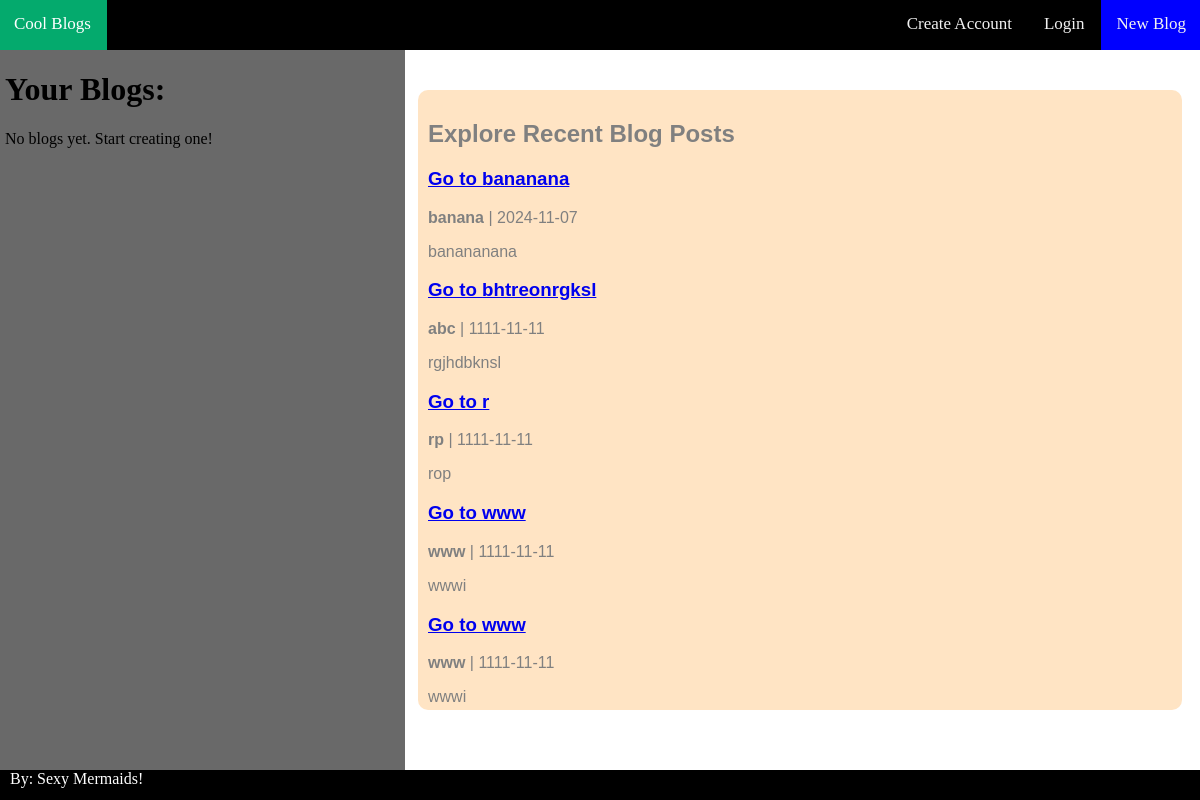
The page / on the database its author committed.
### tables this page shows
CREATE TABLE entries (blogname TEXT, title TEXT, entry TEXT, date TEXT);

### app.py (the view)
@app.route("/")
def disp_homepage():
    rentry1 = getRandomEntry()
    if not rentry1[0]:
        rentry1 = None
    rentry2 = getRandomEntry()
    if not rentry2[0]:
        rentry2 = None
    rentry3 = getRandomEntry()
    if not rentry3[0]:
        rentry3 = None
    rentry4 = getRandomEntry()
    if not rentry4[0]:
        rentry4 = None
    rentry5 = getRandomEntry()
    if not rentry5[0]:
        rentry5 = None
    entries = [rentry1, rentry2, rentry3, rentry4, rentry5]
    entries = [entry for entry in entries if entry is not None]  #Remove Nones
    myTitle, myBlogname, myText, myDate = "", "", "", ""
    uname = ""
    if 'username' in session: #Checks if logged in
        logged = True
        uname = session['username']  #Displays username
        myEntry = getMostRecentEntry(uname)
        if myEntry: #Check if User has entries
            myBlogname, myTitle, myText, myDate = myEntry
        else:
            myBlogname, myTitle, myText, myDate = "", "", "You have no entries yet.", ""  #If no entries
    else:
        logged = False
    return render_template("homepage.html",myTitle=myTitle,entries=entries,no_entries_message=myText,logged=logged,uname=uname)

### build_db.py (called while the page is built)
def get_db():
    db = sqlite3.connect(DB_FILE, check_same_thread=False)
    return db

def getRandomEntry():
    db = get_db()
    c = db.cursor()
    c.execute("SELECT blogname, title, entry, date FROM entries ORDER BY RANDOM() LIMIT 1")
    result = c.fetchone()  # Fetches a random entry
    return result if result else (None, None, None, None)

### templates/homepage.html (shortened to what this page needs)
<!DOCTYPE html>
<html>
<head>
    <link rel="stylesheet" href="{{ url_for('static', filename='homestyle.css') }}">
</head>
<body>
    <div class="topnav">
        <a class="active">Cool Blogs</a>
        <a class="new" href="/edit">New Blog</a>
        {% if logged %}
            <a href="/logout">Logout</a>
            <a>Welcome, {{ uname }}!</a>
        {% else %}
            <a href="/login">Login</a>
            <a href="/create">Create Account</a>
        {% endif %}
    </div>
    <div class="sidenav">
        <h1>Your Blogs:</h1>
        {% if logged and myTitle %}
            <a href="{{ url_for('thisBlog', title=myTitle) }}">Go to {{ myTitle }}</a>
        {% else %}
            <p>No blogs yet. Start creating one!</p>
        {% endif %}
    </div>
    <div class="main">
        <h2>Explore Recent Blog Posts</h2>
        {% if entries %}
            {% for blogname, title, entry, date in entries %}
                <div class="blog-post">
                    <h3><a href="{{ url_for('thisBlog', title=title) }}">Go to {{ title }}</a></h3>
                    <p><strong>{{ blogname }}</strong> | {{ date }}</p>
                    <p>{{ entry }}</p>
                </div>
            {% endfor %}
        {% else %}
            <p>No blog posts available at the moment.</p>
        {% endif %}
    </div>
    <footer>
        By: Sexy Mermaids!
    </footer>
</body>
</html>

### static/homestyle.css (style rules this page uses)
.topnav { background-color: black; overflow: hidden; margin: -10px; }
.topnav a { float: right; color: #f2f2f2; text-align: center; padding: 16px; text-decoration: none; font-size: 17px; }
.topnav a.new { background-color:blue; }
.topnav a.active { float: left; background-color: #04AA6D; color: white; font-size: 17px; }
.sidenav { height: 100%; width: 400px; position: fixed; top: 50px; left: 1; background-color: dimgray; overflow-x: hidden; padding-top: 0px; padding-left: 5px; left: 0px; }
.main { margin-left: 410px; margin-right: 10px; margin-top: 50px; padding: 0px 10px; color: black; height:600px; width:100%-420px; overflow:auto; background-color:bisque; color:grey; scrollbar-base-color:gold; font-family:sans-serif; padding:10px; border-radius: 10px; }
footer { position:fixed; left: 0px; padding-left:10px; bottom:0px; height:30px; width:100%; background:black; color: white; }

### rows shown on the page
entries: title "bananana", blogname "banana", date "2024-11-07", entry "banananana"
entries: title "bhtreonrgksl", blogname "abc", date "1111-11-11", entry "rgjhdbknsl"
entries: title "r", blogname "rp", date "1111-11-11", entry "rop"
entries: title "www", blogname "www", date "1111-11-11", entry "wwwi"
